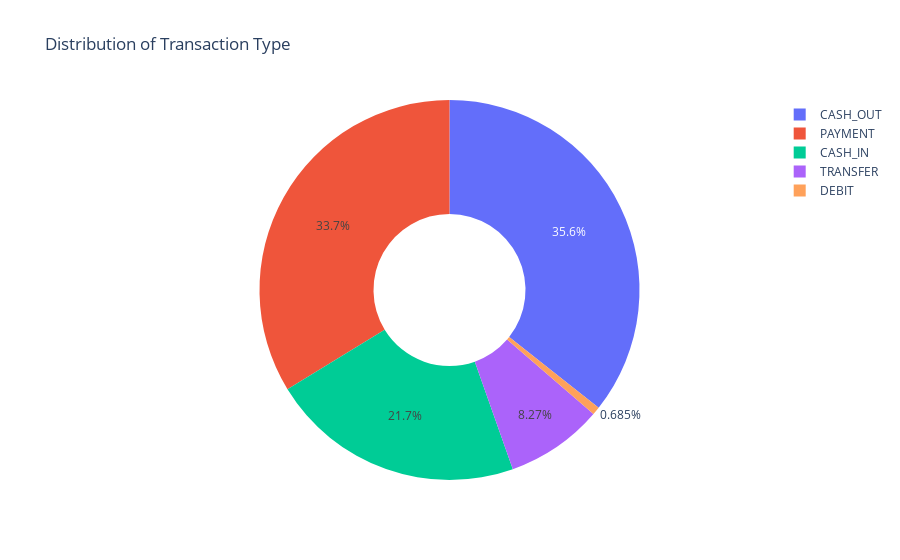

The code cell stored with this chart in its notebook:
### Code cell
import plotly.express as px
px.pie(data,values=quantity,names=transactions,hole=0.4,title="Distribution of Transaction Type")

### Figure 1 — Plotly figure (JSON) as saved in the notebook; plotly's stock layout.template omitted (floating-point values rounded to 4 significant figures)
{"data": [{"domain": {"x": [0, 1], "y": [0, 1]}, "hole": 0.4, "hovertemplate": "label=%{label}<br>value=%{value}<extra></extra>", "labels": ["CASH_OUT", "PAYMENT", "CASH_IN", "TRANSFER", "DEBIT"], "legendgroup": "", "name": "", "showlegend": true, "type": "pie", "values": [373641, 353873, 227130, 86753, 7178]}], "layout": {"legend": {"tracegroupgap": 0}, "title": {"text": "Distribution of Transaction Type"}}}
